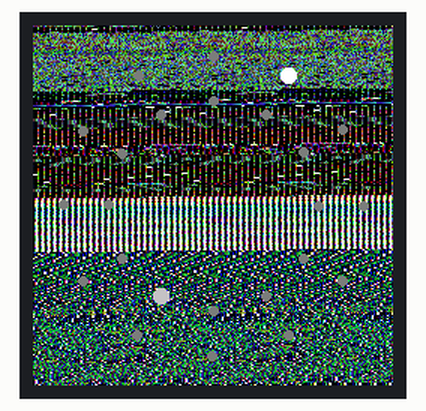
Simulated run of this sketch. Board: ESP8266 (NodeMCU). Parts: 240×240 colour display. WiFi joins after 1.5 s; servers stay silent unless stated; network time is answered at once with the bench clock; the local clock reads 2024-03-15 10:24:30 at power-on unless the sketch sets it; what the sketch prints to the serial monitor is not drawn.

Above: at 2.0 s.
At 62.3 s:
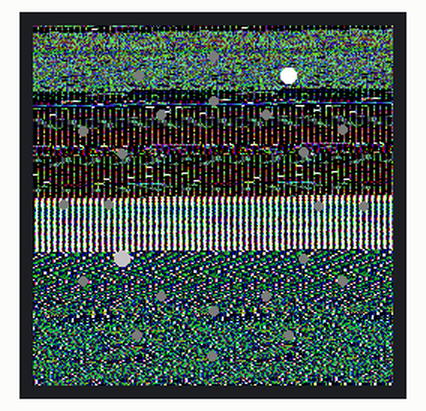

The sketch:

esp8266withroundscrnew.ino
```cpp
#include <Adafruit_GFX.h>
#include <Adafruit_GC9A01A.h>
#include <ESP8266WiFi.h>
#include <WiFiClient.h>
#include <NTPClient.h>
#include <WiFiUdp.h>

// NTP Client Setup
WiFiUDP ntpUDP;
NTPClient timeClient(ntpUDP, "pool.ntp.org", 3600, 60000);  // Sync every minute

// Display setup
#define TFT_CS    D2
#define TFT_RST   D0
#define TFT_DC    D1
#define TFT_BL    -1  // Set to -1 if backlight is connected directly to VCC
Adafruit_GC9A01A tft = Adafruit_GC9A01A(TFT_CS, TFT_DC, TFT_RST);

// Custom colors for the display
#define GC9A01A_BLACK       0x0000
#define GC9A01A_NAVY        0x000F
#define GC9A01A_LIGHTGREY   0xC618
#define GC9A01A_DARKGREY    0x7BEF
#define GC9A01A_BLUE        0x001F
#define GC9A01A_WHITE       0xFFFF

// Example C array for a globe image (Replace this with your converted image array)
const uint16_t globe_image[] PROGMEM = {
  // Add the C array content generated from the image
};


// When accessing the array, use pgm_read_word to read from PROGMEM
void drawGlobe() {
  for (int16_t y = 0; y < 240; y++) {  // Use the correct image height
    for (int16_t x = 0; x < 240; x++) {  // Use the correct image width
      tft.drawPixel(x, y, pgm_read_word(&globe_image[y * 100 + x]));
    }
  }
}

// Function to draw the rotating dials with 12-hour format and 5-minute intervals
void drawDials(int hour, int minute, int second) {
  // Outer dial for hours (12 segments)
  for (int i = 0; i < 12; i++) {
    float angle = (i * PI / 6);  // Calculate angle for 12-hour segments
    int x = 120 + cos(angle) * 100;  // X coordinate for hour marker
    int y = 120 + sin(angle) * 100;  // Y coordinate for hour marker

    // Highlight the current hour
    if (i == hour % 12) {
      tft.fillCircle(x, y, 5, GC9A01A_WHITE);  // Highlighted marker
    } else {
      tft.fillCircle(x, y, 3, GC9A01A_DARKGREY);  // Regular marker
    }
  }

  // Inner dial for minutes (12 segments, each representing 5 minutes)
  for (int i = 0; i < 12; i++) {
    float angle = (i * PI / 6);  // Calculate angle for 12 segments (5 minutes each)
    int x = 120 + cos(angle) * 70;  // X coordinate for minute marker
    int y = 120 + sin(angle) * 70;  // Y coordinate for minute marker

    // Highlight the current minute segment
    if (i == minute / 5) {
      tft.fillCircle(x, y, 5, GC9A01A_LIGHTGREY);  // Highlighted marker
    } else {
      tft.fillCircle(x, y, 3, GC9A01A_DARKGREY);  // Regular marker
    }
  }
}


// Setup WiFi and display
void setup() {
  // Start serial communication for debugging
  Serial.begin(115200);

  // Initialize the display
  tft.begin();
  tft.setRotation(3);  // Set display orientation
  tft.fillScreen(GC9A01A_BLACK);  // Clear screen

  // WiFi settings
  const char* ssid = "Tabish realme 8 5G";
  const char* password = "Zaintab@123";

  // Connect to WiFi
  WiFi.begin(ssid, password);
  while (WiFi.status() != WL_CONNECTED) {
    delay(500);
    Serial.println("Connecting to WiFi...");
  }
  Serial.println("Connected to WiFi");

  // Initialize the NTP client
  timeClient.begin();
}

// Main loop to display the time
void loop() {
  // Sync time with NTP
  timeClient.update();

  // Get the current date from NTP
  time_t rawTime = timeClient.getEpochTime();
  struct tm * timeInfo = localtime(&rawTime);

  // Extract time components
  int hour = timeInfo->tm_hour;
  int minute = timeInfo->tm_min;
  int second = timeInfo->tm_sec;

  // Clear screen, draw globe, and dials
  tft.fillScreen(GC9A01A_BLACK);  // Clear the screen
  drawGlobe();  // Draw the globe at the center
  drawDials(hour, minute, second);  // Draw the rotating dials

  // Delay for 1 second before updating again
  delay(60000);
}
```

Measured:
- what the display in image 0 shows lasts 60.2 s, from 2.0 s to 62.2 s
